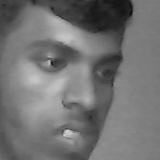
#> input picture FaceRecognition/datasets/kathir/1.jpg, 160 x 160 px
$ python FaceRecognition.py
#> lines starting #> are read from the running program, lines starting #| are printed output that depends on the picture; after the words box and inside, x2 and y2 are one past the last pixel; in counts of white or black regions, pixels touching at a corner belong together
import cv2
import numpy
import os

haar_file = 'haarcascade_frontalface_default.xml'
face_cascade = cv2.CascadeClassifier(haar_file)

datasets = 'datasets'
print('Training...')
(Images, labels, names, id) = ([], [], {}, 0)

for (subdirs, dirs, files) in os.walk(datasets):
    for subdir in dirs:
        names[id] = subdir
        subjectPath = os.path.join(datasets, subdir)
        for fileName in os.listdir(subjectPath):
            path = subjectPath + '/' + fileName
            label = id
            Images.append(cv2.imread(path, 0))
            labels.append(int(label))
           #print(labels)
        id+=1
#> id = 1
# Resize all images to a common size (width x height)
resized_images = [cv2.resize(img, (100, 100)) for img in Images]

# Convert lists to NumPy arrays
Images = numpy.array(resized_images)
labels = numpy.array(labels)

print(Images, labels)

(width, height) =  (130, 100)

model = cv2.face.LBPHFaceRecognizer_create()
#model = cv2.face.FisherFaceRecognizer_create()


model.train(Images, labels)

DefaultCamera = cv2.VideoCapture(0)
count = 0

while True:
    (_,Im) = DefaultCamera.read()
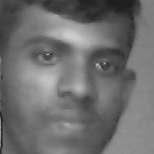
#> input picture FaceRecognition/datasets/kathir/12.jpg, 154 x 154 px, given in place of the camera
#> Im is the input picture: shape (154, 154, 3); min 26, max 205, mean 109.7
    Gray =  cv2.cvtColor(Im, cv2.COLOR_BGR2GRAY)
    faces = face_cascade.detectMultiScale(Gray, 1.3, 5)

    for (x, y, w, h) in faces:
        cv2.rectangle(Im, (x,y), (x+w, y+h), (0, 0, 255), 2)
        face = Gray[y:y + h, x:x + w]
        face_resize = cv2.resize(face, (width, height))

        prediction = model.predict(face_resize)
        cv2.rectangle(Im, (x, y), (x + w, y + h), (0, 0, 255), 2)
        if prediction[1] < 800:
            cv2.putText(Im, '%s - %.0f' % (names[prediction[0]], prediction[1]), (x - 10, y - 10),cv2.FONT_HERSHEY_PLAIN, 2, (0, 0, 255))
            print(names[prediction[0]])
            count = 0

        else:
            cont+=1
            cv2.putText(Im, "Unknown.", (x-10, y-10), cv2.FONT_HERSHEY_PLAIN, 1, (0, 0, 255))
            print("UnKnown Person Is Detected.")
            cv2.imwrite("unknown.jpg", Im)
            cont = 0
#> this loop made 1 pass
#> pass 1, `face = Gray[y:y + h, x:x + w]`:
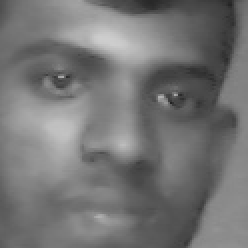
#> face: shape (124, 124) (shown 2 times larger); min 34, max 205, mean 116.7
#> pass 1, `face_resize = cv2.resize(face, (width, height))`:
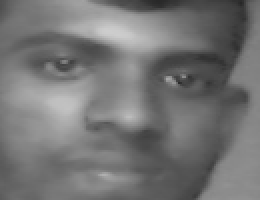
#> face_resize: shape (100, 130) (shown 2 times larger); min 39, max 205, mean 116.5
#> after the loop:
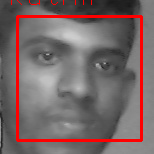
#> Im: shape (154, 154, 3); 6.49% of pixels changed, all inside (x1, y1, x2, y2) = (11, 0, 143, 142)

    cv2.imshow('FaceRecognition', Im)
    key = cv2.waitKey(10)
#> (key Esc is pressed here)
    if key == 27:
        break

DefaultCamera.release()
cv2.destroyAllWindows()
